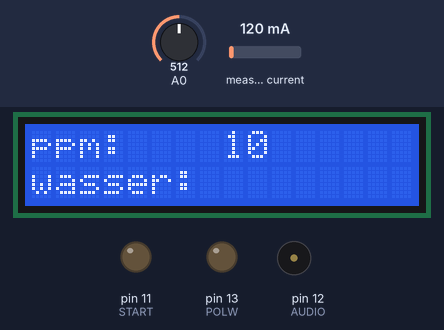
Bench run of a sketch on a simulated Arduino Uno, built with avr-gcc and run on an emulated ATmega328P. Shown: 16×2 character LCD, output pins drawn as LEDs (lit = HIGH), buzzer (waves = sounding). The inputs (shaded band) are chosen by the test bench; at power-on: A0 = 512, measured current 120 mA.

Above: at 4.2 s.
4.3 s: A0 set to 634
6.4 s: A0 set to 660
At 8.0 s:
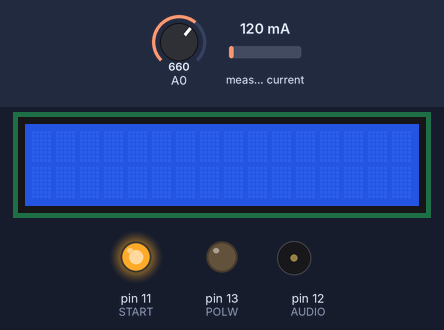
At 8.9 s:
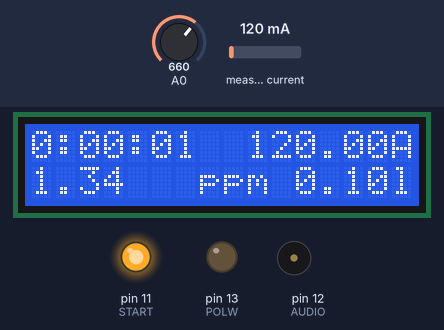
Timing chart, 0 to 15.4 s (numbered marks = the images above; inputs shaded):
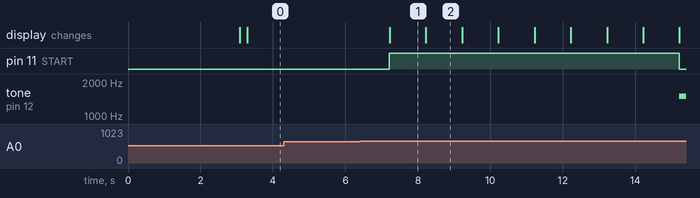

Measured:
- the behaviour switches between 649 and 650 on A0 (found by bisection; images 0 and 1)
- after the input at 4.3 s, every drawn part: stays the same
- after the input at 6.4 s, pin 11 (START): LOW → HIGH after 0.81 s, → LOW 8.0 s later; tone on pin 12 (AUDIO): silent → 1500 Hz after 8.8 s; the display: changes after 0.82 s (image 1)
- what the display in image 1 shows lasts 1.0 s, from 7.2 s to 8.2 s

The sketch:

silverino.ino
```cpp
// (licence header left out)
// Überschlagsrechnung M = 1/x mA * 15 * liter * ppm
// PetS 06.01.2017 Programmteile zusammengefügt
// PetS 08.01.2017 Test Audio,Polw, Start/Stop - Polwechselzeit korrigiert auf Min. - delay zwischen den Eingaben eingefügt
// PetS 09.01.2017 Zeitanzeige umgestellt auf hh:mm:ss
// PetS 09.01.2017 sprintf kann %f nicht korrekt als format. Zeile 2 und teilweise1 komplett neu
// PetS 11.01.2017 pin13 blinken kommt vom optibootloader und kann über LED_START_FLASHES auf null gesetzt werden (bootloader neu!)
// PetS 11.01.2017 Test mit lm317 und 5mA, 0,4l und 50ppm. Ergebnis 1h 00Min 25Sek - perfekt!

#include <Wire.h>
#include <Adafruit_INA219.h>
#include <LiquidCrystal.h>

Adafruit_INA219 ina219;

// Verwendete Pins der LCD anzeige
LiquidCrystal lcd(8, 9, 4, 5, 6, 7);

// Steuerleitungen def.
#define START 11
#define AUDIO 12
#define POLW  13

// Tastendefinition des LCD Keypad shield
#define tasteRECHTS   0
#define tasteHOCH     1
#define tasteRUNTER   2
#define tasteLINKS    3
#define tasteSELECT   4
#define tasteNICHTS   5

// Register des Timer1 zum Start/Stop
#define TIMER_OFF TCCR1B &= ~(1 << CS12);
#define TIMER_ON TCCR1B |= (1 << CS12) | (0 << CS11) | (0 << CS10);

char zeile1 [17];

int lcd_taste = 0;
int adc_taste_input = 0;
int stunde, minute, sekunde;

unsigned int polwechselzeit = 1;
boolean polaritaet = LOW;

unsigned int eingabe_ppm = 10;
unsigned int i;
float eingabe_wasser = 0.1;

float Q_gesamt = 0;
float Q_messung = 0;
float current_mA = 0;
float faktor = 0.001118083; // = M / z * F , 107,8782/1*96485
float ppm;
float zielmasse;
float masse;

long unsigned int sek = 0;
long unsigned int intervall = 1; // Jede Sekunde messen
long unsigned int start_mess, stop_mess; // nur für Testzwecke

float masse2ppm(float masse_in, float wasser_in){
  return (masse_in /(wasser_in * 1000 / 1000000));
  }

float ppm2masse(unsigned int ppm_in, float wasser_in){
  return (wasser_in * 1000 / 1000000) * ppm_in;
  }

void sek2hhmmss(long int zeit){
  if (zeit > 59){
    minute++;
    sek = 0;}
  if (minute > 59){
    stunde++;
    minute = 0;}
  if (stunde > 9){
    stunde = 0;} // da einstellig 9 max.
  }

// Interruptroutine wird jede Sekunde ausgeführt
ISR(TIMER1_COMPA_vect){
  // start_mess = micros();
  Q_messung =  current_mA  * intervall;// I * t
  Q_gesamt = Q_gesamt + Q_messung;// Q aufaddiert
  masse = (Q_gesamt/1000) * faktor; // Qgesamt von mC nach C
  sek2hhmmss(sek);
    // Ausgabe 1. LCD Zeile
  lcd.setCursor(0,0);
  sprintf(zeile1,"%01d:%02d:%02d       mA",stunde,minute,sek);
  lcd.print(zeile1);
  lcd.setCursor(9,0); lcd.print(current_mA);
    // Ausgabe 2. LCD Zeile
  ppm = masse2ppm(masse,eingabe_wasser);
  lcd.setCursor(0,1);
  lcd.print(ppm); lcd.setCursor(7,1); lcd.print("ppm");
  lcd.setCursor(11,1); lcd.print(eingabe_wasser);lcd.setCursor(15,1);lcd.print("l");
    // Polaritätswechsel
  if (!(sek % (polwechselzeit * 60))) //Polaritätswechsel * 60 = n x 1 Min
  {
    digitalWrite(POLW, polaritaet);
    polaritaet = !polaritaet;
  }
  sek++;
  // zur Messung der interruptroutine
  // stop_mess = micros();lcd.setCursor(0,1);lcd.print(stop_mess - start_mess);
}

int lese_tasten(){
 adc_taste_input = analogRead(0);      // liest den Wert des ADC
 if (adc_taste_input > 1000) return tasteNICHTS;
 if (adc_taste_input < 50)   return tasteRECHTS;
 if (adc_taste_input < 250)  return tasteHOCH;
 if (adc_taste_input < 450)  return tasteRUNTER;
 if (adc_taste_input < 650)  return tasteLINKS;
 if (adc_taste_input < 850)  return tasteSELECT;
 return tasteNICHTS;
}

void eingabe_benutzer(){
  lcd.setCursor(0,0);
  lcd.print("ppm:            ");
  lcd.setCursor(0,1);
  lcd.print("wasser:        ");

  do{
    delay(200);
    lcd.setCursor(8,0);
    lcd.print("     ");
    lcd.setCursor(8,0);
    lcd.print(eingabe_ppm);

    lcd_taste = lese_tasten();
    switch(lcd_taste)
      { case tasteHOCH:
        {if (eingabe_ppm < 200)
          eingabe_ppm++;
        break;
        }
        case tasteRUNTER:
        {if (eingabe_ppm > 10)
          eingabe_ppm--;
        break;}
        }
    }while(lcd_taste != tasteSELECT);

  delay(500); // Pause damit Select nict durchläuft

  do{
    delay(200);
    lcd.setCursor(8,1);
    lcd.print("     ");
    lcd.setCursor(8,1);
    lcd.print(eingabe_wasser);

    lcd_taste = lese_tasten();
    switch(lcd_taste)
      { case tasteHOCH:
        {if (eingabe_wasser < 1.0)
          eingabe_wasser = eingabe_wasser + 0.05 ;
         break;
         }
        case tasteRUNTER:
        {if (eingabe_wasser > 0.1)
          eingabe_wasser = eingabe_wasser - 0.05;
         break;}
      }
    }while(lcd_taste != tasteSELECT);
}

//########################## SETUP ############################
void setup()
{
 //Serial.begin(9600);
 // Setup Steuerleitungen
 pinMode(START, OUTPUT);
 digitalWrite(START, LOW); // StartwertLow
 //pinMode(AUDIO,OUTPUT);
 pinMode(POLW, OUTPUT);
 digitalWrite(POLW, LOW); // StartwertLow

 // Start LCD mit 2 Zeilen und 16 Zeichen
 lcd.begin(16, 2);
 lcd.clear();
 lcd.setCursor(0,0);
 lcd.print("** Silverino **");
 lcd.setCursor(0,1);
 lcd.print("Ver.0.4/1/2017");
 delay(3000);
 lcd.clear();

 // Start Strommodul INA219
 ina219.begin();
 ina219.setCalibration_16V_400mA();

 // Setup Timer 1 mit 1Hz
 cli();
 TCCR1A = 0; //Timer Counter Control Register A - Timer 1
 TCCR1B = 0; //Timer Counter Control Register B - Timer 1
 TCNT1  = 0; //Timer Counter Daten Register - Timer 1
 OCR1A = 62499; //Timer Counter Output Compare Register - Timer 1
 TCCR1B |= (1 << WGM12); //Waveform Generation Mode auf CTC - OCRA1A
 // TCCR1B |= (1 << CS12) | (0 << CS11) | (0 << CS10); //  CPU-Takt : 256 = 62500
 TIMSK1 |= (1 << OCIE1A); // Output Compare Match Interrupt Enable
 sei();
 TIMER_OFF
}


//########################## LOOP ############################
void loop(){
  lcd.clear();
  eingabe_benutzer(); // Eingabemenü ppm und wasser
  lcd.clear();
  zielmasse = ppm2masse(eingabe_ppm,eingabe_wasser);

  TIMER_ON // Timer 1 starten
  digitalWrite(START, HIGH); // An,Aus Pin 11 auf high
  do{
      current_mA = ina219.getCurrent_mA(); // Strom messen
        //Serial.println(current_mA);
      }while (masse <= zielmasse); // Solange Gesamtmasse kleiner als Zielmasse, mach weiter
  TIMER_OFF
  digitalWrite(START, LOW); // An,Aus Pin 11 auf low
  digitalWrite(POLW, LOW); // Polwender Aus

  // Ton ausgeben - Zielppm erreicht
  for (i = 0; i < 5; i++)
  {
    tone(AUDIO, 1500);
    delay(500);
    noTone(AUDIO);
    delay(500);
  }
  while(1); //STOP - weiter mit reset
}
```
